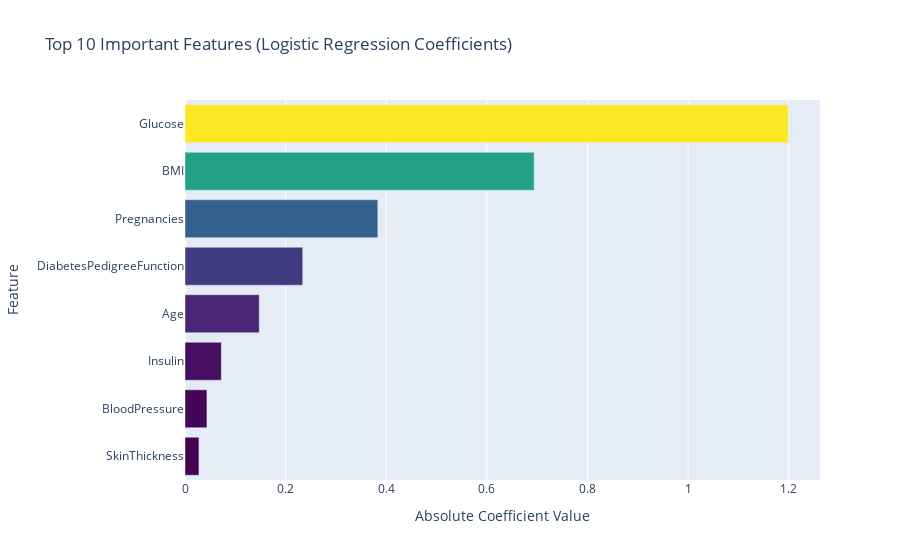

Notebook cell for this chart:
### Code cell
import plotly.express as px
import pandas as pd
import numpy as np

# Compute absolute logistic regression coefficients
feature_importance = pd.Series(np.abs(model.coef_[0]), index=X.columns)
top10 = feature_importance.sort_values(ascending=False).head(10)

# Create interactive bar chart
fig = px.bar(
    top10[::-1],  # reverse for descending order in plot
    x=top10[::-1].values,
    y=top10[::-1].index,
    orientation='h',
    labels={'x': 'Absolute Coefficient Value', 'index': 'Feature'},
    title='Top 10 Important Features (Logistic Regression Coefficients)',
    color=top10[::-1].values,
    color_continuous_scale='viridis'
)

fig.update_layout(
    yaxis=dict(title='Feature'),
    xaxis=dict(title='Absolute Coefficient Value'),
    coloraxis_showscale=False
)

fig.show()

# Print top features
print("Top 10 important features:")
print(top10)

### Figure 1 — Plotly figure (JSON) as saved in the notebook; plotly's stock layout.template omitted (floating-point values rounded to 4 significant figures)
{"data": [{"hovertemplate": "Absolute Coefficient Value=%{x}<br>y=%{y}<br>color=%{marker.color}<extra></extra>", "legendgroup": "", "marker": {"color": [0.02773, 0.04361, 0.07222, 0.1476, 0.234, 0.3833, 0.694, 1.199], "coloraxis": "coloraxis", "pattern": {"shape": ""}}, "name": "", "orientation": "h", "showlegend": false, "textposition": "auto", "type": "bar", "x": [0.02773, 0.04361, 0.07222, 0.1476, 0.234, 0.3833, 0.694, 1.199], "xaxis": "x", "y": ["SkinThickness", "BloodPressure", "Insulin", "Age", "DiabetesPedigreeFunction", "Pregnancies", "BMI", "Glucose"], "yaxis": "y"}], "layout": {"barmode": "relative", "coloraxis": {"colorbar": {"title": {"text": "color"}}, "colorscale": [[0, "#440154"], [0.1111, "#482878"], [0.2222, "#3e4989"], [0.3333, "#31688e"], [0.4444, "#26828e"], [0.5556, "#1f9e89"], [0.6667, "#35b779"], [0.7778, "#6ece58"], [0.8889, "#b5de2b"], [1, "#fde725"]], "showscale": false}, "legend": {"tracegroupgap": 0}, "title": {"text": "Top 10 Important Features (Logistic Regression Coefficients)"}, "xaxis": {"anchor": "y", "domain": [0, 1], "title": {"text": "Absolute Coefficient Value"}}, "yaxis": {"anchor": "x", "domain": [0, 1], "title": {"text": "Feature"}}}}
